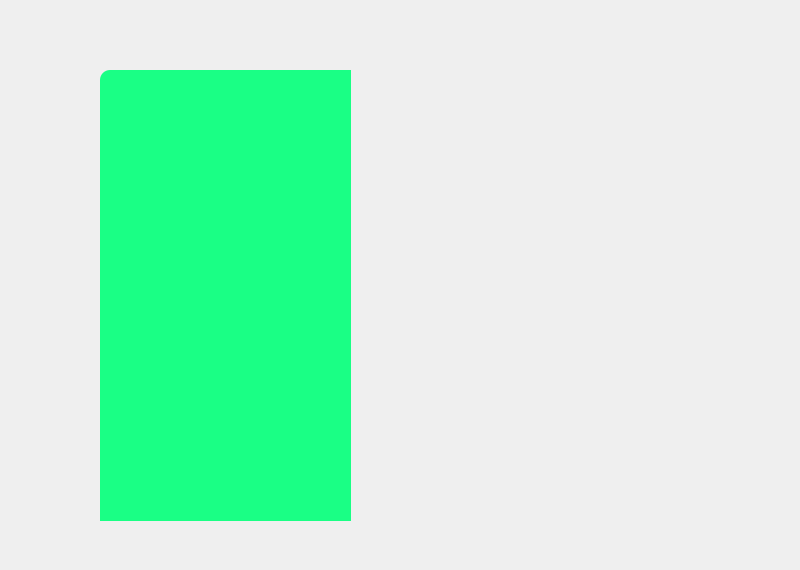
<?xml version="1.0" encoding="UTF-8"?>
<ui version="4.0">
 <class>MainWindow</class>
 <widget class="QMainWindow" name="MainWindow">
  <property name="geometry">
   <rect>
    <x>0</x>
    <y>0</y>
    <width>800</width>
    <height>570</height>
   </rect>
  </property>
  <property name="windowTitle">
   <string>MainWindow</string>
  </property>
  <widget class="QWidget" name="centralwidget">
   <widget class="QFrame" name="frame">
    <property name="geometry">
     <rect>
      <x>100</x>
      <y>70</y>
      <width>251</width>
      <height>451</height>
     </rect>
    </property>
    <property name="styleSheet">
     <string notr="true">background-color: rgb(26, 255, 133);
border-top-left-radius: 10px;</string>
    </property>
    <property name="frameShape">
     <enum>QFrame::StyledPanel</enum>
    </property>
    <property name="frameShadow">
     <enum>QFrame::Raised</enum>
    </property>
   </widget>
  </widget>
 </widget>
 <resources/>
 <connections/>
</ui>
